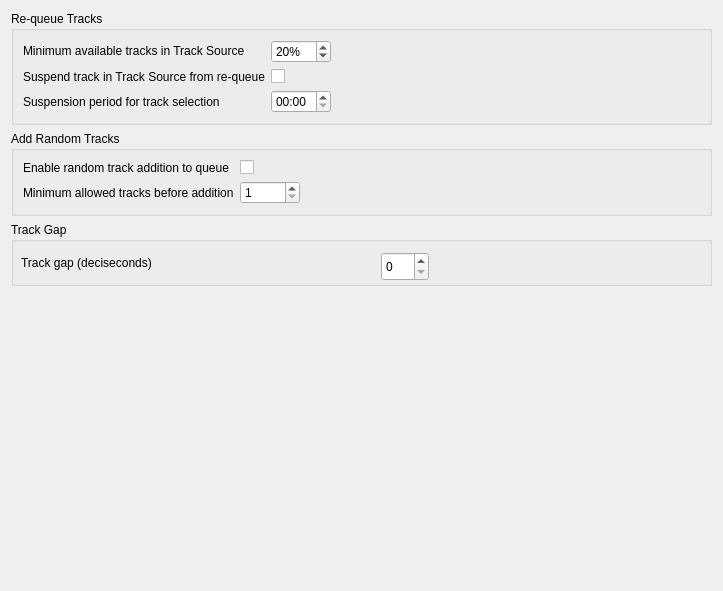
<?xml version="1.0" encoding="UTF-8"?>
<ui version="4.0">
 <class>DlgPrefAutoDJDlg</class>
 <widget class="QWidget" name="DlgPrefAutoDJDlg">
  <property name="geometry">
   <rect>
    <x>0</x>
    <y>0</y>
    <width>723</width>
    <height>591</height>
   </rect>
  </property>
  <property name="windowTitle">
   <string>Auto DJ Preferences</string>
  </property>
  <layout class="QVBoxLayout" name="AutoDJGridLayout">
   <item>
    <widget class="QGroupBox" name="RequeueOptions">
     <property name="title">
      <string>Re-queue Tracks</string>
     </property>
     <property name="alignment">
      <set>Qt::AlignLeading|Qt::AlignLeft|Qt::AlignTop</set>
     </property>
     <layout class="QGridLayout" name="RequeGridLayout">
      <item row="0" column="0">
       <widget class="QLabel" name="MinimumAvailableLabel">
        <property name="sizePolicy">
         <sizepolicy hsizetype="Minimum" vsizetype="Fixed">
          <horstretch>0</horstretch>
          <verstretch>0</verstretch>
         </sizepolicy>
        </property>
        <property name="text">
         <string>Minimum available tracks in Track Source</string>
        </property>
       </widget>
      </item>
      <item row="0" column="1">
       <widget class="QSpinBox" name="MinimumAvailableSpinBox">
        <property name="minimumSize">
         <size>
          <width>60</width>
          <height>0</height>
         </size>
        </property>
        <property name="maximumSize">
         <size>
          <width>80</width>
          <height>16777215</height>
         </size>
        </property>
        <property name="toolTip">
         <string>This percentage of tracks are always available for selecting, regardless of when they were last played.</string>
        </property>
        <property name="suffix">
         <string>%</string>
        </property>
        <property name="maximum">
         <number>100</number>
        </property>
        <property name="value">
         <number>20</number>
        </property>
       </widget>
      </item>
      <item row="1" column="0">
       <widget class="QLabel" name="RequeueIgnoreLabel">
        <property name="sizePolicy">
         <sizepolicy hsizetype="Minimum" vsizetype="Preferred">
          <horstretch>0</horstretch>
          <verstretch>0</verstretch>
         </sizepolicy>
        </property>
        <property name="toolTip">
         <string>Uncheck, to ignore all played tracks.</string>
        </property>
        <property name="text">
         <string>Suspend track in Track Source from re-queue</string>
        </property>
        <property name="buddy">
         <cstring>RequeueIgnoreCheckBox</cstring>
        </property>
       </widget>
      </item>
      <item row="1" column="1">
       <widget class="QCheckBox" name="RequeueIgnoreCheckBox">
        <property name="toolTip">
         <string>Uncheck, to ignore all played tracks.</string>
        </property>
        <property name="text">
         <string/>
        </property>
       </widget>
      </item>
      <item row="2" column="0">
       <widget class="QLabel" name="RequeueIgnoreTimeLabel">
        <property name="sizePolicy">
         <sizepolicy hsizetype="Minimum" vsizetype="Preferred">
          <horstretch>0</horstretch>
          <verstretch>0</verstretch>
         </sizepolicy>
        </property>
        <property name="text">
         <string>Suspension period for track selection</string>
        </property>
       </widget>
      </item>
      <item row="2" column="1">
       <widget class="QTimeEdit" name="RequeueIgnoreTimeEdit">
        <property name="minimumSize">
         <size>
          <width>60</width>
          <height>0</height>
         </size>
        </property>
        <property name="maximumSize">
         <size>
          <width>80</width>
          <height>16777215</height>
         </size>
        </property>
        <property name="toolTip">
         <string>Duration after which a track is eligible for selection by Auto DJ again</string>
        </property>
        <property name="displayFormat">
         <string>hh:mm</string>
        </property>
        <property name="timeSpec">
         <enum>Qt::LocalTime</enum>
        </property>
       </widget>
      </item>
      <item row="2" column="2">
       <spacer name="horizontalSpacerRequeue">
        <property name="sizePolicy">
         <sizepolicy hsizetype="Minimum" vsizetype="Minimum">
          <horstretch>0</horstretch>
          <verstretch>0</verstretch>
         </sizepolicy>
        </property>
        <property name="orientation">
         <enum>Qt::Horizontal</enum>
        </property>
        <property name="sizeHint" stdset="0">
         <size>
          <width>0</width>
          <height>0</height>
         </size>
        </property>
       </spacer>
      </item>
     </layout>
    </widget>
   </item>
   <item>
    <widget class="QGroupBox" name="AddRandomOptions">
     <property name="title">
      <string>Add Random Tracks</string>
     </property>
     <property name="alignment">
      <set>Qt::AlignLeading|Qt::AlignLeft|Qt::AlignTop</set>
     </property>
     <layout class="QGridLayout" name="AddRandomGridLayout">
      <item row="1" column="1">
       <widget class="QSpinBox" name="RandomQueueMinimumSpinBox">
        <property name="enabled">
         <bool>true</bool>
        </property>
        <property name="minimumSize">
         <size>
          <width>60</width>
          <height>0</height>
         </size>
        </property>
        <property name="maximumSize">
         <size>
          <width>80</width>
          <height>16777215</height>
         </size>
        </property>
        <property name="toolTip">
         <string>Minimum number of tracks after which random tracks may be added</string>
        </property>
        <property name="minimum">
         <number>1</number>
        </property>
        <property name="maximum">
         <number>20</number>
        </property>
       </widget>
      </item>
      <item row="1" column="0">
       <widget class="QLabel" name="RandomQueueMinimumLabel">
        <property name="sizePolicy">
         <sizepolicy hsizetype="Minimum" vsizetype="Preferred">
          <horstretch>0</horstretch>
          <verstretch>0</verstretch>
         </sizepolicy>
        </property>
        <property name="text">
         <string>Minimum allowed tracks before addition</string>
        </property>
       </widget>
      </item>
      <item row="0" column="0">
       <widget class="QLabel" name="RandomQueueLabel">
        <property name="sizePolicy">
         <sizepolicy hsizetype="Minimum" vsizetype="Preferred">
          <horstretch>0</horstretch>
          <verstretch>0</verstretch>
         </sizepolicy>
        </property>
        <property name="text">
         <string>Enable random track addition to queue</string>
        </property>
        <property name="buddy">
         <cstring>RandomQueueCheckBox</cstring>
        </property>
       </widget>
      </item>
      <item row="0" column="1">
       <widget class="QCheckBox" name="RandomQueueCheckBox">
        <property name="toolTip">
         <string>Add random tracks from Track Source if the specified minimum tracks remain</string>
        </property>
       </widget>
      </item>
      <item row="1" column="2">
       <spacer name="horizontalSpacerRandom">
        <property name="sizePolicy">
         <sizepolicy hsizetype="Minimum" vsizetype="Minimum">
          <horstretch>0</horstretch>
          <verstretch>0</verstretch>
         </sizepolicy>
        </property>
        <property name="orientation">
         <enum>Qt::Horizontal</enum>
        </property>
        <property name="sizeHint" stdset="0">
         <size>
          <width>0</width>
          <height>0</height>
         </size>
        </property>
       </spacer>
      </item>
     </layout>
    </widget>
   </item>
   <item>
    <widget class="QGroupBox" name="groupBox">
     <property name="minimumSize">
      <size>
       <width>0</width>
       <height>64</height>
      </size>
     </property>
     <property name="title">
      <string>Track Gap</string>
     </property>
     <widget class="QLabel" name="label">
      <property name="geometry">
       <rect>
        <x>10</x>
        <y>20</y>
        <width>181</width>
        <height>41</height>
       </rect>
      </property>
      <property name="text">
       <string>Track gap (deciseconds)</string>
      </property>
     </widget>
     <widget class="QSpinBox" name="TrackGapSpinBox">
      <property name="geometry">
       <rect>
        <x>370</x>
        <y>30</y>
        <width>48</width>
        <height>29</height>
       </rect>
      </property>
     </widget>
    </widget>
   </item>
   <item>
    <spacer name="verticalSpacer">
     <property name="sizePolicy">
      <sizepolicy hsizetype="Expanding" vsizetype="Expanding">
       <horstretch>0</horstretch>
       <verstretch>1</verstretch>
      </sizepolicy>
     </property>
     <property name="orientation">
      <enum>Qt::Vertical</enum>
     </property>
     <property name="sizeHint" stdset="0">
      <size>
       <width>0</width>
       <height>0</height>
      </size>
     </property>
    </spacer>
   </item>
  </layout>
 </widget>
 <resources/>
 <connections/>
</ui>
